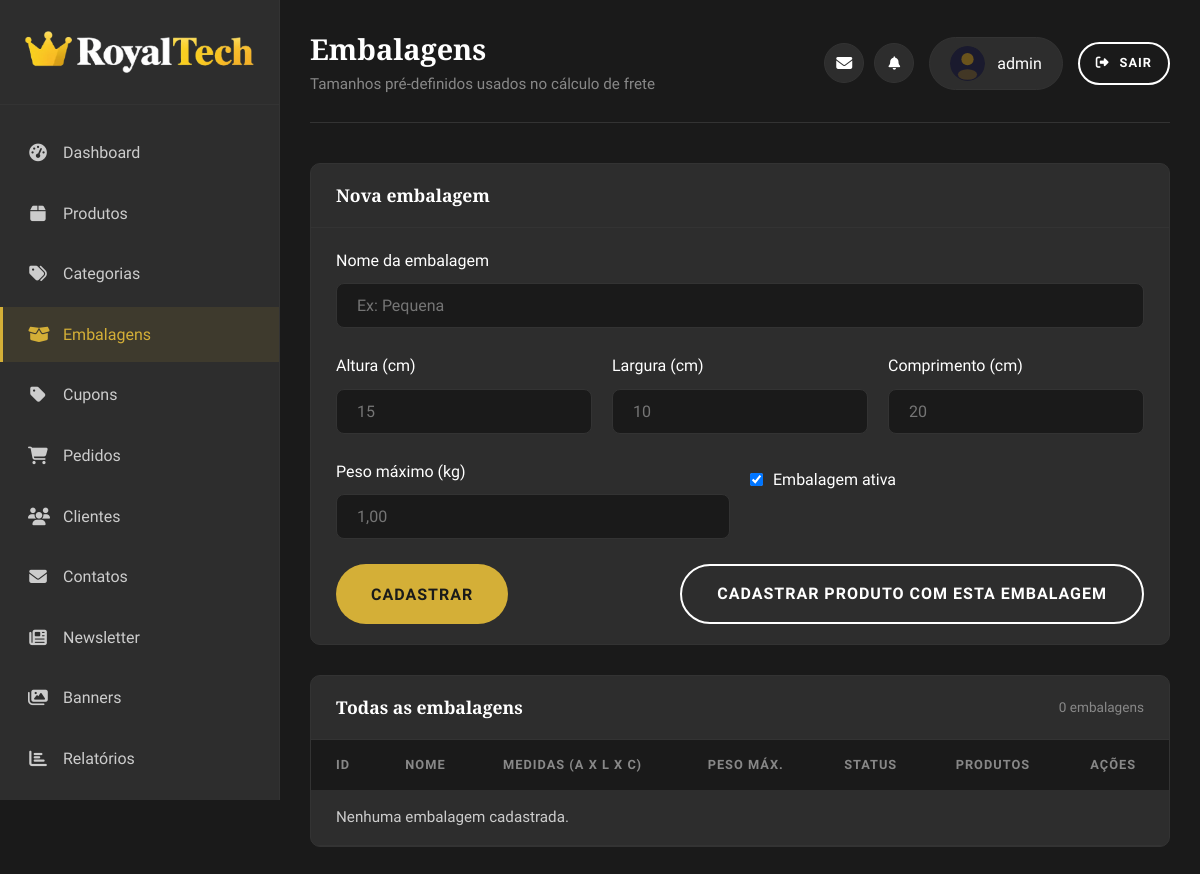
The app's page /pages/admin/package-sizes.php (signed in), older data.
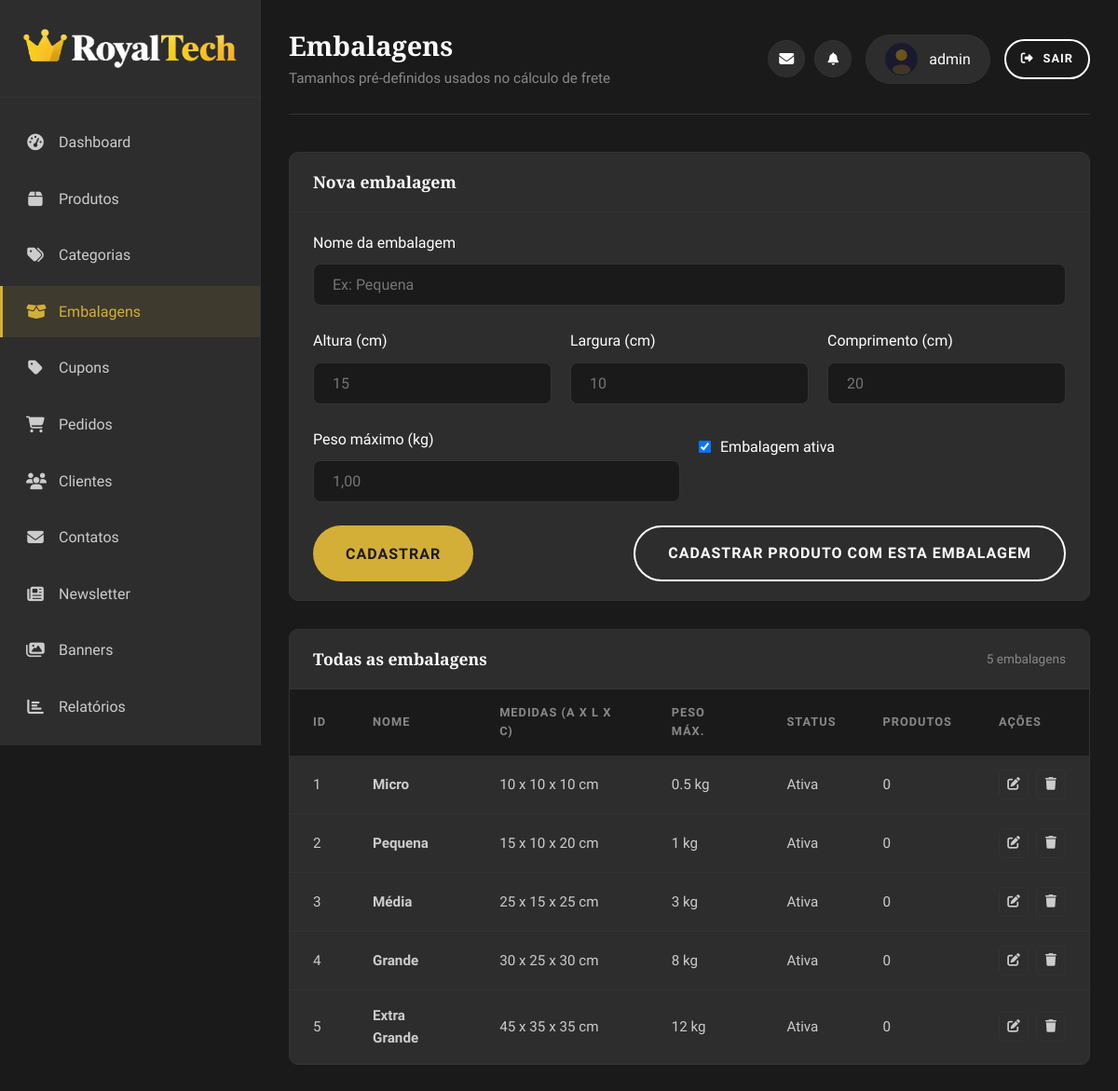
The same page, newer data.
### tables this page shows
CREATE TABLE IF NOT EXISTS e5_package_sizes (
  id INT PRIMARY KEY AUTO_INCREMENT,
  name VARCHAR(60) NOT NULL UNIQUE,
  height_cm DECIMAL(5,1) NOT NULL,
  width_cm DECIMAL(5,1) NOT NULL,
  length_cm DECIMAL(5,1) NOT NULL,
  max_weight_kg DECIMAL(5,2) NOT NULL,
  is_active TINYINT(1) NOT NULL DEFAULT 1,
  created_at TIMESTAMP DEFAULT CURRENT_TIMESTAMP,
  updated_at TIMESTAMP DEFAULT CURRENT_TIMESTAMP ON UPDATE CURRENT_TIMESTAMP
);

### pages/admin/package-sizes.php (the view, shortened to what the changed rows need)
<?php
include '../../database/connection.php';
$activePage = 'package-sizes';
$packageSizes = $pdo->query('SELECT ps.*, (SELECT COUNT(*) FROM e5_products p WHERE p.package_size_id = ps.id) AS total_products FROM e5_package_sizes ps ORDER BY ps.max_weight_kg ASC, ps.name ASC')->fetchAll();
function fmtDecimal($value): string
{
    return rtrim(rtrim((string) $value, '0'), '.');
}
?><!DOCTYPE html>
<html lang="pt-BR">
<head>
    <?php include 'head_inc.php'; ?>
</head>
<body>
    <div class="admin-wrapper">
        <?php include 'sidebar_inc.php'; ?>
        <main class="admin-main">
            <header class="admin-header">
                <div class="admin-title">
                    <h2>Embalagens</h2>
                </div>
            </header>
            <div class="admin-table-container">
                <div class="admin-table-header">
                    <h3>Todas as embalagens</h3>
                    <span style="color:var(--color-gray); font-size:0.85rem;"><?php echo count($packageSizes); ?> embalagens</span>
                </div>
                <table class="admin-table">
                    <thead>
                        <tr>
                            <th>ID</th>
                            <th>Nome</th>
                            <th>Medidas (A x L x C)</th>
                            <th>Peso máx.</th>
                            <th>Status</th>
                            <th>Produtos</th>
                            <th>Ações</th>
                        </tr>
                    </thead>
                    <tbody>
                        <?php if (empty($packageSizes)): ?>
                        <tr><td colspan="7" class="empty-state">Nenhuma embalagem cadastrada.</td></tr>
                        <?php else: foreach ($packageSizes as $ps): ?>
                        <tr>
                            <td><?php echo (int) $ps['id']; ?></td>
                            <td><strong><?php echo htmlspecialchars($ps['name'], ENT_QUOTES, 'UTF-8'); ?></strong></td>
                            <td><?php echo fmtDecimal($ps['height_cm']); ?> x <?php echo fmtDecimal($ps['width_cm']); ?> x <?php echo fmtDecimal($ps['length_cm']); ?> cm</td>
                            <td><?php echo (float) $ps['max_weight_kg']; ?> kg</td>
                            <td><?php echo (int) $ps['is_active'] === 1 ? 'Ativa' : 'Inativa'; ?></td>
                            <td><?php echo (int) $ps['total_products']; ?></td>
                            <td>
                                <div class="table-actions">
                                    <a href="?edit=<?php echo (int) $ps['id']; ?>" aria-label="Editar embalagem"><i class="fas fa-edit"></i></a>
                                    <form method="POST" style="display:inline" onsubmit="return confirm('Deseja remover esta embalagem? Os produtos que a usam deixarão de ter embalagem pré-definida.');">
                                        <button type="submit" class="delete" aria-label="Excluir embalagem"><i class="fas fa-trash"></i></button>
                                    </form>
                                </div>
                            </td>
                        </tr>
                        <?php endforeach; endif; ?>
                    </tbody>
                </table>
            </div>
        </main>
    </div>
</body>
</html>

### pages/admin/sidebar_inc.php (shortened to what the changed rows need)
<?php
$activePage = $activePage ?? '';
$navItems = [
    'dashboard'  => ['href' => 'index.php',     'icon' => 'fa-tachometer-alt', 'label' => 'Dashboard'],
    'products'   => ['href' => 'products.php',   'icon' => 'fa-box',           'label' => 'Produtos'],
    'categories' => ['href' => 'categories.php', 'icon' => 'fa-tags',          'label' => 'Categorias'],
    'package-sizes' => ['href' => 'package-sizes.php', 'icon' => 'fa-box-open', 'label' => 'Embalagens'],
    'coupons'    => ['href' => 'coupons.php',     'icon' => 'fa-tag',           'label' => 'Cupons'],
    'orders'     => ['href' => 'orders.php',     'icon' => 'fa-shopping-cart', 'label' => 'Pedidos'],
    'customers'  => ['href' => 'customers.php',  'icon' => 'fa-users',         'label' => 'Clientes'],
    'contacts'   => ['href' => 'contacts.php',   'icon' => 'fa-envelope',      'label' => 'Contatos'],
    'newsletter' => ['href' => 'newsletter.php', 'icon' => 'fa-newspaper',     'label' => 'Newsletter'],
    'banners'    => ['href' => 'banners.php',    'icon' => 'fa-images',        'label' => 'Banners'],
    'reports'    => ['href' => 'reports.php',    'icon' => 'fa-chart-bar',     'label' => 'Relatórios'],
    'settings'   => ['href' => 'settings.php',   'icon' => 'fa-cogs',          'label' => 'Configurações'],
];
?>
<aside class="admin-sidebar">
    <nav class="admin-nav">
<?php foreach ($navItems as $key => $item): ?>
        <div class="admin-nav-item">
            <a href="<?php echo $item['href']; ?>"
               class="admin-nav-link<?php echo $activePage === $key ? ' active' : ''; ?>">
                <i class="fas <?php echo $item['icon']; ?>"></i>
                <span><?php echo $item['label']; ?></span>
            </a>
        </div>
<?php endforeach; ?>
    </nav>
</aside>

Row changes from the older to the newer data that the page shows:
added e5_package_sizes: id "1", name "Micro", height_cm "10", width_cm "10", length_cm "10", max_weight_kg "0.5", is_active "Ativa", total_products "0"
added e5_package_sizes: id "2", name "Pequena", height_cm "15", width_cm "10", length_cm "20", max_weight_kg "1", is_active "Ativa", total_products "0"
added e5_package_sizes: id "3", name "Média", height_cm "25", width_cm "15", length_cm "25", max_weight_kg "3", is_active "Ativa", total_products "0"
added e5_package_sizes: id "4", name "Grande", height_cm "30", width_cm "25", length_cm "30", max_weight_kg "8", is_active "Ativa", total_products "0"
added e5_package_sizes: id "5", name "Extra Grande", height_cm "45", width_cm "35", length_cm "35", max_weight_kg "12", is_active "Ativa", total_products "0"
Text that changed along with them:
count($packageSizes): "0" → "5"
text no longer shown: "Nenhuma embalagem cadastrada."
